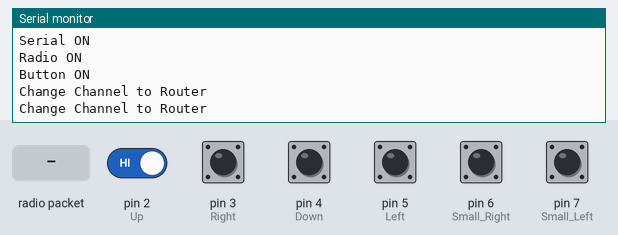
Bench run of a sketch on a simulated Arduino Uno, built with avr-gcc and run on an emulated ATmega328P. Parts: the last lines printed to the serial monitor. The test bench sets the inputs (shaded band); at power-on: pin 2 (Up), pin 3 (Right), pin 4 (Down), pin 5 (Left), pin 7 (Small_Left) HIGH, pin 6 (Small_Right) LOW. No radio packets arrive unless stated.

Above: at 2.2 s.
2.3 s: pin 7 (Small_Left) pulled LOW for 1.15 s
At 3.6 s:
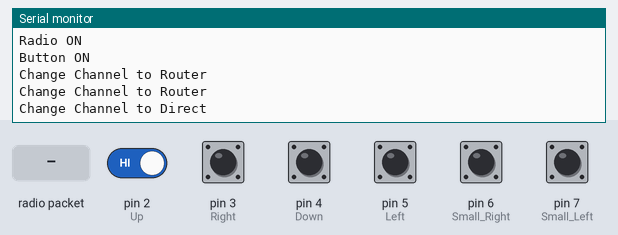
4.9 s: radio packet "1" arrives
6.5 s: radio packet "0" arrives
8.0 s: pin 2 (Up) driven LOW and pin 7 (Small_Left) driven LOW
At 9.4 s:
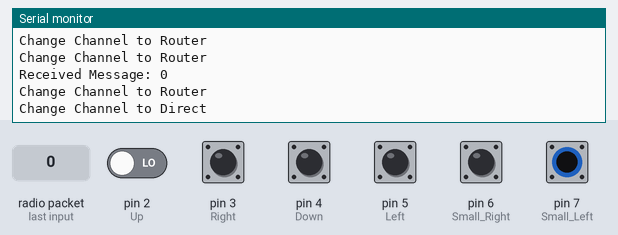

Measured:
- after the input at 2.3 s, the serial monitor: prints a new line after 0.73 s (image 1)
- after the input at 8.0 s, the serial monitor: prints a new line after 0.37 s (image 2)

The sketch:

controller.ino
```cpp
#include <SPI.h>
#include <RF24.h>

#define CE_PIN 9
#define CSN_PIN 10

const int Up = 2;
const int Right = 3;
const int Down = 4;
const int Left = 5;
const int Small_Left = 7;
const int Small_Right = 6;

RF24 radio(CE_PIN, CSN_PIN);
unsigned long lastSendTime = 0;

const byte rover_address[6] = {'R','x','A','A','A'}; //로버와 직접 통신할 때 사용하는 주소
const byte router_address[6] = {'R','x','B','B','B'}; //라우터를 통해 통신할 때 사용하는 주소

byte address[6] = {}; //직접 사용할 주소

bool check_routing = false;

void setup() {
  Serial.begin(9600);
  Serial.println("Serial ON");
  delay(500);

  for(int i = 0; i < 6 ; i++){
    address[i] = rover_address[i];  //사용할 주소를 설정하는 부분
  }

  radio.begin(); //rf통신 시작
  radio.openWritingPipe(address);
  radio.setPALevel(RF24_PA_MAX);
  radio.stopListening();
  Serial.println("Radio ON");
  delay(500);

  pinMode(Up, INPUT_PULLUP); //버튼 사용을 위한 설정
  pinMode(Right, INPUT_PULLUP);
  pinMode(Down, INPUT_PULLUP);
  pinMode(Left, INPUT_PULLUP);
  Serial.println("Button ON");
}

void loop() {
  WriteRF(); //입력한 명령과 HB를 로버 또는 라우터로 보냄
  ListeningRF(); //초음파 센서로 측정한 거리를 받아옴
  SetChannel();
}


void sendCommandBoth(const char* command) {  //커맨드를 설정한 주소로 보냄
  radio.stopListening();
  radio.openWritingPipe(rover_address);
  radio.write(command, strlen(command) + 1); //NULL문자 때문에 크기+1
  radio.openWritingPipe(router_address);
  radio.write(command, strlen(command)+1);
}

void sendCommandRouter(const char* command){
  radio.stopListening();
  radio.openWritingPipe(router_address);
  radio.write(command, strlen(command) + 1);
}

void WriteRF() {
  if(check_routing==true){
    if(digitalRead(Up) == LOW){
    sendCommandBoth("Up");
    delay(300);
    }
    else if(digitalRead(Right) == LOW){
      sendCommandBoth("Right");
      delay(300);
    }
    else if(digitalRead(Down) == LOW){
      sendCommandBoth("Stop");
      delay(300);
    }
    else if(digitalRead(Left) == LOW){
      sendCommandBoth("Left");
      delay(300);
    }
  }
  else if(check_routing==false){
    if(digitalRead(Up) == LOW){
    sendCommandBoth("Up");
    delay(300);
    }
    else if(digitalRead(Right) == LOW){
      sendCommandBoth("Right");
      delay(300);
    }
    else if(digitalRead(Down) == LOW){
      sendCommandBoth("Stop");
      delay(300);
    }
    else if(digitalRead(Left) == LOW){
      sendCommandBoth("Left");
      delay(300);
    }
  }
  if(millis() - lastSendTime >= 1000){ //연결 확인을 위해 HeartBeat방식 사용
    sendCommandBoth("HB");
    lastSendTime = millis();
  }

}


void ListeningRF() { //설정한 주소로부터 메시지를 받아 화면에 출력함
  radio.openReadingPipe(1,address);
  radio.startListening();
  if (radio.available()) {
    char receivedMessage[32] = "";
    radio.read(&receivedMessage, sizeof(receivedMessage));
    Serial.print("Received Message: ");
    Serial.println(receivedMessage);
  }
}

void SetChannel(){
  if(digitalRead(Small_Left)==LOW){
    check_routing = false;
    Serial.println("Change Channel to Direct");
    sendCommandBoth("Change_to_direct");
    for(int i = 0; i < 6 ; i++){
      address[i] = rover_address[i];  //사용하는 주소를 로버 주소로 변경 -> 직접 통신
    }
    delay(1000);
  }
  else if(digitalRead(Small_Right) == LOW){
    check_routing = true;
    Serial.println("Change Channel to Router");
    sendCommandBoth("Change_to_router");
    for(int i = 0; i < 6 ; i++){
      address[i] = router_address[i];  //사용하는 주소를 라우터 주소로 변경 -> 라우터 통신
    }
    sendCommandBoth("Change_to_router");
    delay(1000);
  }
}
```
